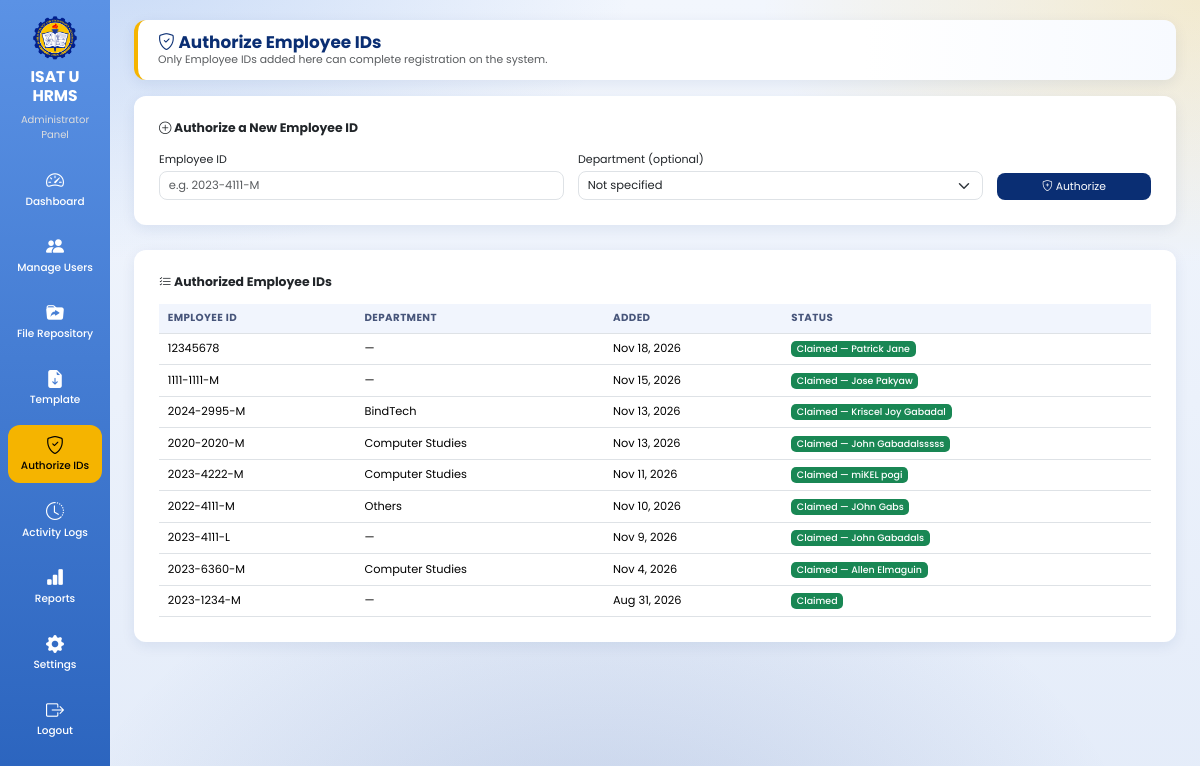
Before: /admin/authorize_employee_ids.php (signed in) with the older database file.
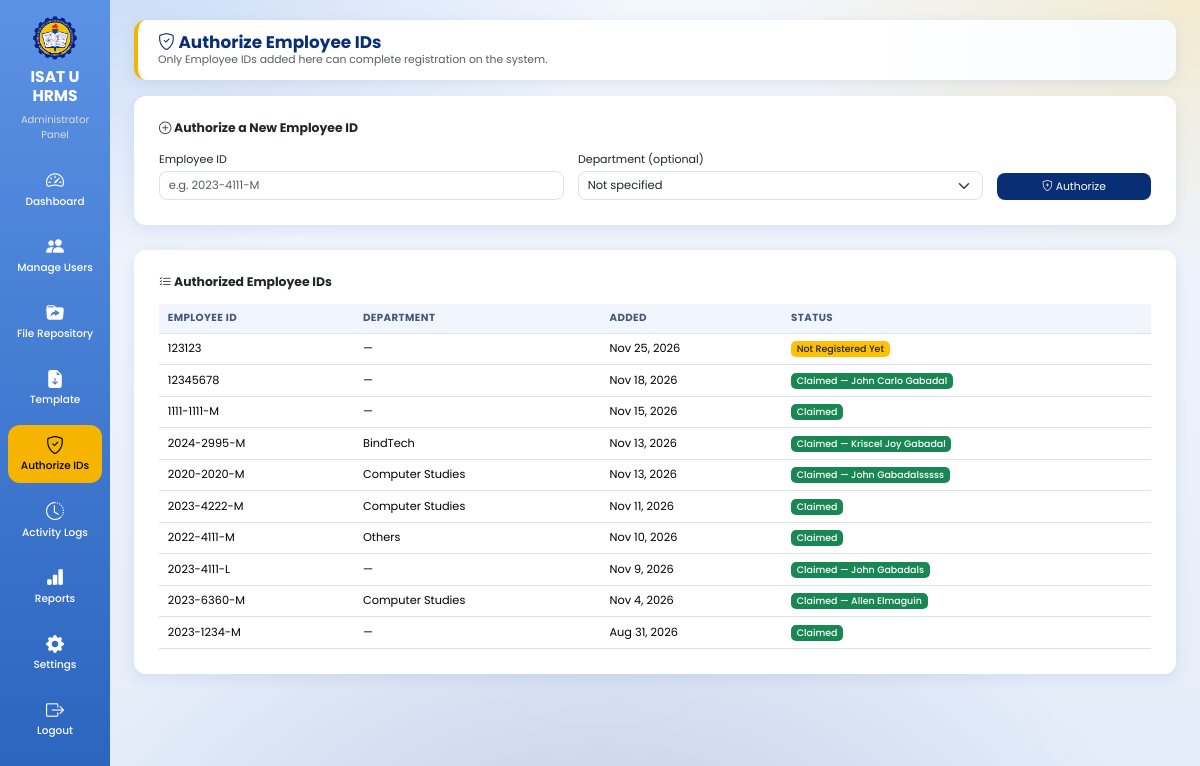
After: the same page with the newer database file.
### tables this page shows
CREATE TABLE `authorized_employee_ids` (
  `id` int(11) NOT NULL AUTO_INCREMENT,
  `employee_id` varchar(50) NOT NULL,
  `department` varchar(100) DEFAULT NULL,
  `added_by` int(11) NOT NULL,
  `added_at` timestamp NOT NULL DEFAULT current_timestamp(),
  `is_claimed` tinyint(1) NOT NULL DEFAULT 0,
  `claimed_at` datetime DEFAULT NULL,
  PRIMARY KEY (`id`),
  UNIQUE KEY `employee_id_unique` (`employee_id`)
);

CREATE TABLE `users` (
  `user_id` int(11) NOT NULL AUTO_INCREMENT,
  `employee_id` varchar(50) DEFAULT NULL,
  `first_name` varchar(100) NOT NULL,
  `middle_name` varchar(100) DEFAULT NULL,
  `last_name` varchar(100) NOT NULL,
  `email` varchar(150) NOT NULL,
  `password` varchar(255) NOT NULL,
  `role` varchar(20) NOT NULL,
  `department` varchar(150) DEFAULT NULL,
  `position_title` varchar(150) DEFAULT NULL,
  `profile_picture` varchar(255) DEFAULT NULL,
  `reset_token` varchar(255) DEFAULT NULL,
  `reset_token_expiry` datetime DEFAULT NULL,
  `status` varchar(20) DEFAULT 'active',
  `created_at` timestamp NOT NULL DEFAULT current_timestamp(),
  PRIMARY KEY (`user_id`)
);

### admin/authorize_employee_ids.php (the view, shortened to what this page needs)
<?php
include "../db.php";
$search = isset($_GET['search']) ? mysqli_real_escape_string($conn, $_GET['search']) : '';
$list = mysqli_query($conn, "
SELECT a.*, u.first_name, u.last_name
FROM authorized_employee_ids a
LEFT JOIN users u ON u.employee_id = a.employee_id
WHERE a.employee_id LIKE '%$search%'
ORDER BY a.added_at DESC
");
?>
<!DOCTYPE html>
<html lang="en">
<head>
<link href="https://cdn.jsdelivr.net/npm/bootstrap@5.3.3/dist/css/bootstrap.min.css" rel="stylesheet">
<link href="https://cdn.jsdelivr.net/npm/bootstrap-icons@1.11.3/font/bootstrap-icons.css" rel="stylesheet">
<link rel="stylesheet" href="../assets/ui.css">
</head>
<body>
<div class="sidebar">
<a href="dashboard.php" title="Go to Dashboard" style="padding:0;margin:0 auto 4px;background:none;display:block;width:fit-content;text-decoration:none;"><img src="../images/isatu_logo.png"></a>
<h3>ISAT U HRMS</h3>
<p>Administrator Panel</p>
<a href="dashboard.php"><i class="bi bi-speedometer2"></i>Dashboard</a>
<a href="users.php"><i class="bi bi-people-fill"></i>Manage Users</a>
<a href="repository.php"><i class="bi bi-folder-symlink-fill"></i>File Repository</a>
<a href="templates.php"><i class="bi bi-file-earmark-arrow-down-fill"></i> Template</a>
<a href="authorize_employee_ids.php" class="active"><i class="bi bi-shield-check"></i>Authorize IDs</a>
<a href="activity_logs.php"><i class="bi bi-clock-history"></i>Activity Logs</a>
<a href="reports.php"><i class="bi bi-bar-chart-fill"></i>Reports</a>
<a href="settings.php"><i class="bi bi-gear-fill"></i>Settings</a>
<a href="../logout.php" onclick="return confirm('Are you sure you want to log out?')"><i class="bi bi-box-arrow-right"></i>Logout</a>
</div>
<div class="main">
<div class="topbar">
<h2><i class="bi bi-shield-check"></i> Authorize Employee IDs</h2>
<p class="text-muted mb-0">Only Employee IDs added here can complete registration on the system.</p>
</div>
<div class="card-box">
<h5 class="fw-bold mb-3"><i class="bi bi-plus-circle"></i> Authorize a New Employee ID</h5>
<form method="POST" class="row g-3">
<div class="col-md-5">
<label class="form-label">Employee ID</label>
<input type="text" name="employee_id" class="form-control" placeholder="e.g. 2023-4111-M" required>
</div>
<div class="col-md-5">
<label class="form-label">Department (optional)</label>
<select name="department" class="form-select">
<option value="" selected>Not specified</option>
</select>
</div>
<div class="col-md-2 d-flex align-items-end">
<button type="submit" name="add" class="btn btn-save w-100">
<i class="bi bi-shield-plus"></i> Authorize
</button>
</div>
</form>
</div>
<div class="card-box">
<div class="d-flex justify-content-between align-items-center mb-3">
<h5 class="fw-bold mb-0"><i class="bi bi-list-check"></i> Authorized Employee IDs</h5>
</div>
<div class="table-responsive">
<table class="table table-hover align-middle">
<thead>
<tr>
<th>Employee ID</th>
<th>Department</th>
<th>Added</th>
<th>Status</th>
</tr>
</thead>
<tbody>
<?php if (mysqli_num_rows($list) === 0): ?>
<tr><td colspan="4" class="text-center text-muted py-4">No authorized Employee IDs yet.</td></tr>
<?php else: while ($row = mysqli_fetch_assoc($list)): ?>
<tr>
<td><?php echo htmlspecialchars($row['employee_id']); ?></td>
<td><?php echo htmlspecialchars($row['department'] ?: '—'); ?></td>
<td><?php echo date("M j, Y", strtotime($row['added_at'])); ?></td>
<td>
<?php if ($row['is_claimed']): ?>
<span class="badge bg-success">Claimed<?php echo $row['first_name'] ? ' — '.htmlspecialchars($row['first_name'].' '.$row['last_name']) : ''; ?></span>
<?php else: ?>
<span class="badge bg-warning text-dark">Not Registered Yet</span>
<?php endif; ?>
</td>
</tr>
<?php endwhile; endif; ?>
</tbody>
</table>
</div>
</div>
</div>
</body>
</html>

Changed rows visible on the page:
added authorized_employee_ids: employee "123123", department "—", added_at "Nov 25, 2026", is_claimed "Not Registered Yet"
changed through a linked row, authorized_employee_ids: users.first_name+last_name "Patrick Jane" → "John Carlo Gabadal"
shown differently, row unchanged: authorized_employee_ids "Nov 15, 2026": users.first_name+last_name "Jose Pakyaw" → (not shown)
shown differently, row unchanged: authorized_employee_ids "Nov 11, 2026": users.first_name+last_name "miKEL pogi" → (not shown)
shown differently, row unchanged: authorized_employee_ids "Others": users.first_name+last_name "JOhn Gabs" → (not shown)
